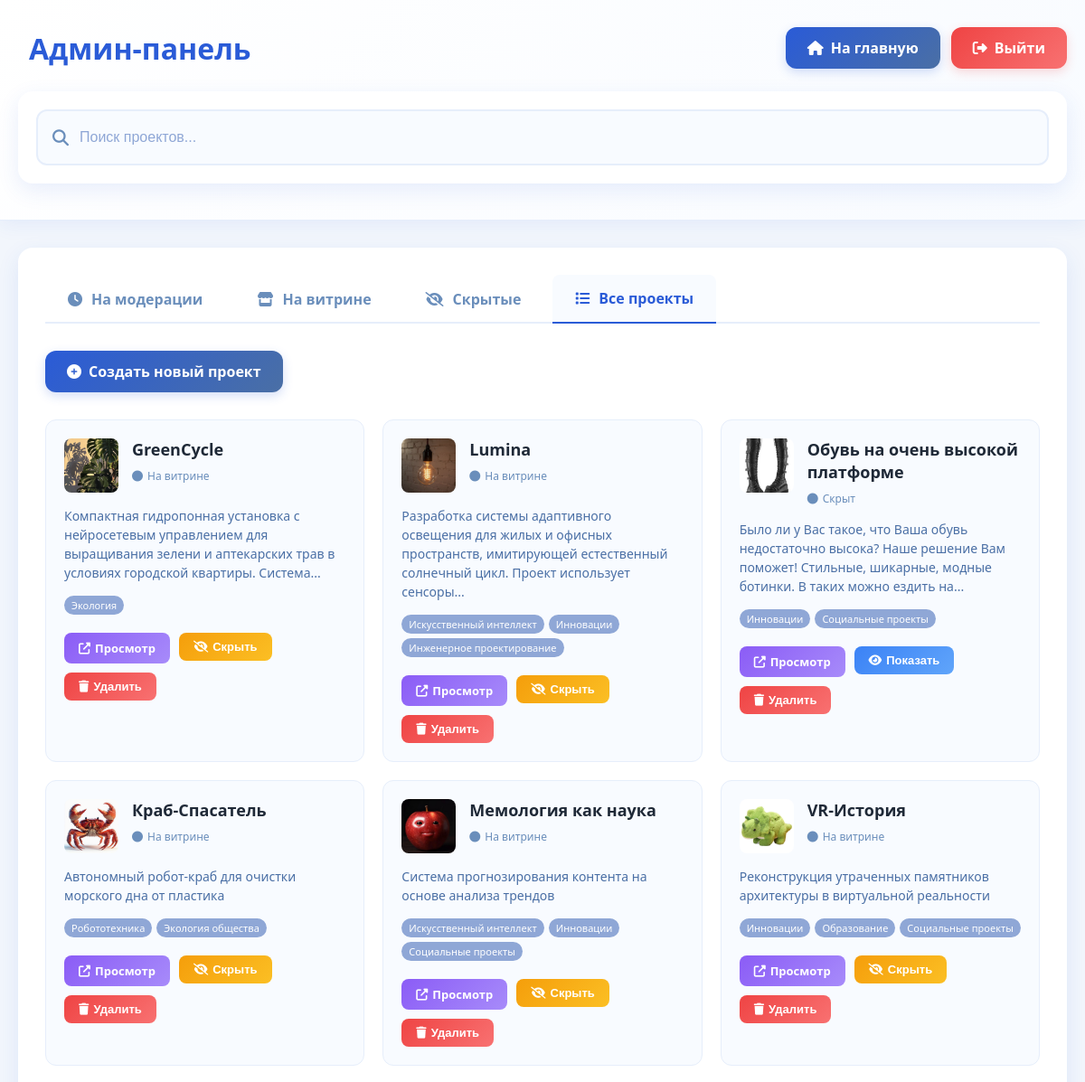
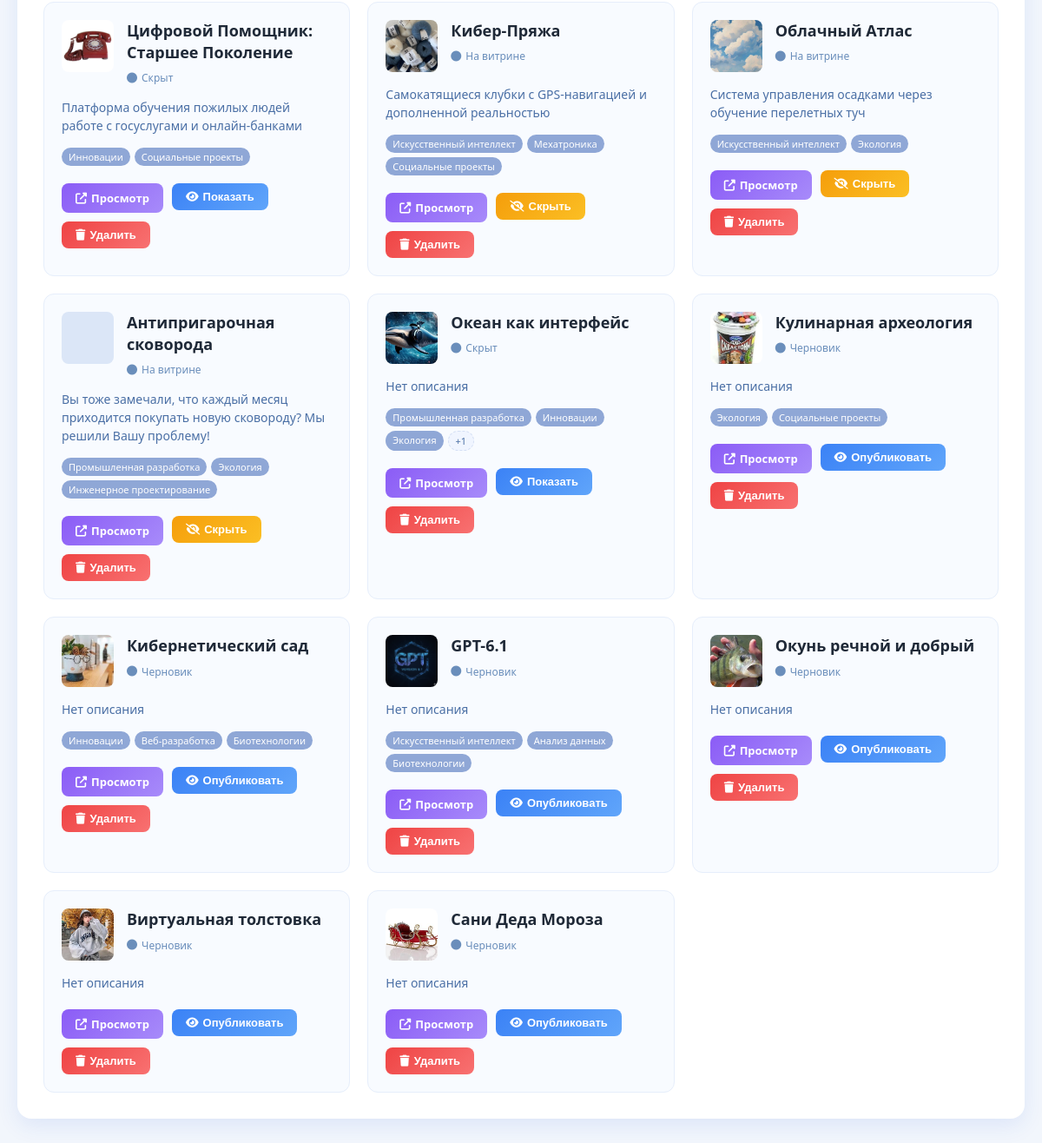
/admin?status=all (signed in), run on the app's committed database (2 pictures, top to bottom).
### tables this page shows
CREATE TABLE "projects" (
                id INTEGER PRIMARY KEY AUTOINCREMENT,
                title TEXT NOT NULL,
                short_description TEXT, 
                description TEXT,
                logo_storage_name TEXT,
                status TEXT DEFAULT 'pending',
                created_at DATETIME DEFAULT CURRENT_TIMESTAMP
            );

### app.py (the view, shortened to what this page needs)
@app.route("/admin")
def admin():
    if not is_admin_logged_in():
        return redirect(url_for('admin_login'))
    status_filter = request.args.get('status', 'moderation')
    conn = get_db_connection()
    cur = conn.cursor()
    if status_filter == 'all':
        query = """
            SELECT p.id, p.title, p.short_description, p.description, p.logo_storage_name,
                p.status, p.created_at, -- Добавьте эту строку
                GROUP_CONCAT(t.name, ',') as tags
            FROM projects p
            LEFT JOIN project_tags ptg ON p.id = ptg.project_id
            LEFT JOIN tags t ON ptg.tag_id = t.id
            GROUP BY p.id
            ORDER BY p.id DESC
        """
        params = []
    cur.execute(query, params)
    projects = cur.fetchall()
    conn.close()
    projects_list = []
    for p in projects:
        p_dict = dict(p)
        if p_dict.get('tags'):
            tags_str = p_dict['tags'] if p_dict['tags'] else ''
            p_dict['tags'] = [{'name': t.strip()} for t in tags_str.split(',') if t.strip()]
        else:
            p_dict['tags'] = []
        projects_list.append(p_dict)
    return render_template("admin.html", projects=projects_list, status_filter=status_filter)

### app.py (called while the page is built)
def get_db_connection():
    conn = sqlite3.connect(DB_PATH, timeout=30, check_same_thread=False)
    conn.row_factory = sqlite3.Row
    conn.create_function("LOWER", 1, lambda s: s.lower() if s else s)
    conn.execute('PRAGMA foreign_keys = ON;')
    return conn

def is_admin_logged_in():
    return session.get('admin_logged_in', False)

### templates/admin.html (shortened to what this page needs)
<!DOCTYPE html>
<html lang="ru">
<head>
    <link rel="stylesheet" href="{{ url_for('static', filename='css/style.css') }}">
    <link rel="stylesheet" href="{{ url_for('static', filename='css/admin-styles.css') }}">
    <link rel="stylesheet" href="https://cdnjs.cloudflare.com/ajax/libs/font-awesome/6.4.0/css/all.min.css">
</head>
<body>
<header class="header">
    <div class="container">
        <div class="header-top">
            <h1 class="title"> Админ-панель</h1>
            <div class="header-buttons">
                <a href="{{ url_for('index') }}" class="back-to-main-btn">
                    <i class="fas fa-home"></i>
                    На главную
                </a>
                <a href="{{ url_for('admin_logout') }}" class="logout-btn">
                    <i class="fas fa-sign-out-alt"></i>
                    Выйти
                </a>
            </div>
        </div>
        <div class="search-section">
            <form method="GET" action="{{ url_for('admin') }}" class="search-form" id="searchForm">
                <div class="search-box">
                    <i class="fas fa-search"></i>
                    <input type="text" name="search" placeholder="Поиск проектов..."
                           value="{{ request.args.get('search', '') }}" id="searchInput"
                           autocomplete="off">
                </div>
            </form>
        </div>
    </div>
</header>
<main class="main">
    <div class="container">
        <div class="admin-container">
            <div class="admin-tabs">
                <a href="{{ url_for('admin', status='moderation') }}"
                   class="tab-btn {% if status_filter == 'moderation' %}active{% endif %}">
                    <i class="fas fa-clock"></i>
                    На модерации
                </a>
                <a href="{{ url_for('admin', status='posted') }}"
                   class="tab-btn {% if status_filter == 'posted' %}active{% endif %}">
                    <i class="fas fa-store"></i>
                    На витрине
                </a>
                <a href="{{ url_for('admin', status='hidden') }}"
                   class="tab-btn {% if status_filter == 'hidden' %}active{% endif %}">
                    <i class="fas fa-eye-slash"></i>
                    Скрытые
                </a>
                <a href="{{ url_for('admin', status='all') }}"
                   class="tab-btn {% if status_filter == 'all' %}active{% endif %}">
                    <i class="fas fa-list"></i>
                    Все проекты
                </a>
            </div>
            <div class="admin-actions">
                <a href="{{ url_for('admin_forms') }}" class="create-project-btn">
                    <i class="fas fa-plus-circle"></i>
                    Создать новый проект
                </a>
            </div>
            <div class="admin-projects">
                {% if projects %}
                <div class="projects-grid" id="projectsGrid">
                    {% for project in projects %}
                    <div class="admin-project-card searchable-card"
                         data-title="{{ project.title|lower }}"
                         data-description="{{ project.short_description|default('', true)|lower }}"
                         data-tags="{% if project.tags %}{% for tag in project.tags %}{{ tag.name|lower }} {% endfor %}{% endif %}"
                         data-status="{{ project.status }}">
                        <div class="project-card-header">
                            {% if project.logo_storage_name %}
                            <div class="project-logo-small"
                                 style="background-image: url('{{ url_for('uploaded_file', filename=project.logo_storage_name) }}');">
                            </div>
                            {% else %}
                            <div class="project-logo-small">
                                <i class="fas fa-project-diagram"></i>
                            </div>
                            {% endif %}
                            <div class="project-header-info">
                                <h3 class="searchable-title">{{ project.title }}</h3>
                                <div class="project-meta">
                                    <span class="project-status status-{{ project.status }}">
                                        <i class="fas fa-circle"></i>
                                        {% if project.status == 'moderation' %}На модерации
                                        {% elif project.status == 'posted' %}На витрине
                                        {% elif project.status == 'hidden' %}Скрыт
                                        {% elif project.status == 'pending' %}Черновик
                                        {% else %}{{ project.status }}{% endif %}
                                    </span>
                                </div>
                            </div>
                        </div>
                        <div class="project-card-body">
                            <p class="project-short-description searchable-description">
                                {{ project.short_description|truncate(150) if project.short_description else 'Нет
                                описания' }}
                            </p>
                            {% if project.tags %}
                            <div class="project-tags-small">
                                {% for tag in project.tags[:3] %}
                                <span class="tag-small searchable-tag">{{ tag.name }}</span>
                                {% endfor %}
                                {% if project.tags|length > 3 %}
                                <span class="tag-more">+{{ project.tags|length - 3 }}</span>
                                {% endif %}
                            </div>
                            {% endif %}
                        </div>
                        <div class="project-card-actions">
                            <a href="{{ url_for('project_view', project_id=project.id) }}"
                               class="action-btn view-btn" target="_blank">
                                <i class="fas fa-external-link-alt"></i> Просмотр
                            </a>
                            {% if project.status == 'moderation' %}
                            <form method="POST" action="{{ url_for('admin_approve', project_id=project.id) }}"
                                  style="display: inline;">
                                <button type="submit" class="action-btn approve-btn"
                                        onclick="return confirm('Одобрить проект и опубликовать на витрине?')">
                                    <i class="fas fa-check"></i> Одобрить
                                </button>
                            </form>
                            <form method="POST" action="{{ url_for('admin_delete', project_id=project.id) }}"
                                  style="display: inline;">
                                <button type="submit" class="action-btn delete-btn"
                                        onclick="return confirm('Удалить проект безвозвратно?')">
                                    <i class="fas fa-trash"></i> Удалить
                                </button>
                            </form>
                            {% elif project.status == 'posted' %}
                            <form method="POST" action="{{ url_for('admin_hide', project_id=project.id) }}"
                                  style="display: inline;">
                                <button type="submit" class="action-btn hide-btn"
                                        onclick="return confirm('Скрыть проект с витрины?')">
                                    <i class="fas fa-eye-slash"></i> Скрыть
                                </button>
                            </form>
                            <form method="POST" action="{{ url_for('admin_delete', project_id=project.id) }}"
                                  style="display: inline;">
                                <button type="submit" class="action-btn delete-btn"
                                        onclick="return confirm('Удалить проект безвозвратно?')">
                                    <i class="fas fa-trash"></i> Удалить
                                </button>
                            </form>
                            {% elif project.status == 'hidden' %}
                            <form method="POST" action="{{ url_for('admin_post', project_id=project.id) }}"
                                  style="display: inline;">
                                <button type="submit" class="action-btn show-btn"
                                        onclick="return confirm('Опубликовать проект на витрине?')">
                                    <i class="fas fa-eye"></i> Показать
                                </button>
                            </form>
                            <form method="POST" action="{{ url_for('admin_delete', project_id=project.id) }}"
                                  style="display: inline;">
                                <button type="submit" class="action-btn delete-btn"
                                        onclick="return confirm('Удалить проект безвозвратно?')">
                                    <i class="fas fa-trash"></i> Удалить
                                </button>
                            </form>
                            {% elif project.status == 'pending' %}
                            <form method="POST" action="{{ url_for('admin_post', project_id=project.id) }}"
                                  style="display: inline;">
                                <button type="submit" class="action-btn show-btn"
                                        onclick="return confirm('Опубликовать проект на витрине?')">
                                    <i class="fas fa-eye"></i> Опубликовать
                                </button>
                            </form>
                            <form method="POST" action="{{ url_for('admin_delete', project_id=project.id) }}"
                                  style="display: inline;">
                                <button type="submit" class="action-btn delete-btn"
                                        onclick="return confirm('Удалить проект безвозвратно?')">
                                    <i class="fas fa-trash"></i> Удалить
                                </button>
                            </form>
                            {% endif %}
                        </div>
                    </div>
                    {% endfor %}
                </div>
                {% endif %}
            </div>
        </div>
    </div>
</main>
</body>
</html>

### static/css/style.css (style rules this page uses)
* { box-sizing: border-box; }
body { margin: 0; font-family: 'Segoe UI', Tahoma, Geneva, Verdana, sans-serif; background: #f2f6fc; color: #1f2937; }
.container { max-width: 1400px; margin: 0 auto; padding: 0 20px; }
.header { background: linear-gradient(135deg, #ffffff 0%, #f8fbff 100%); padding: 30px 0 20px; border-bottom: 1px solid #e6eefb; box-shadow: 0 4px 20px rgba(42, 91, 215, 0.08); }
.header-top { display: flex; justify-content: space-between; align-items: center; margin-bottom: 25px; gap: 20px; }
.title { margin: 0; font-size: 32px; color: #2a5bd7; display: flex; align-items: center; gap: 12px; font-weight: 700; flex: 1; }
.header-buttons { display: flex; gap: 12px; }
.search-section { background: white; padding: 20px; border-radius: 16px; box-shadow: 0 8px 24px rgba(42, 91, 215, 0.1); margin-bottom: 20px; }
.search-form { position: relative; }
.search-box { display: flex; align-items: center; gap: 12px; background: #f8fbff; border: 2px solid #e6eefb; border-radius: 12px; padding: 8px 16px; margin-bottom: 16px; transition: all 0.3s ease; }
.search-box i { color: #6A8EBB; font-size: 18px; }
.search-box input { flex: 1; border: none; background: transparent; padding: 12px 0; font-size: 16px; color: #1f2937; outline: none; width: 100%; }
.search-box input::placeholder { color: #8FA7D6; }
.admin-actions { display: flex; gap: 15px; margin-bottom: 30px; flex-wrap: wrap; }

### data on the page
projects: logo_storage_name (picture), title "GreenCycle", status "На витрине", short_description "Компактная гидропонная установка с нейросетевым управлением для выращивания зелени и аптекарских трав в условиях городской квартиры. Система...", name "Экология"
projects: logo_storage_name (picture), title "Lumina", status "На витрине", short_description "Разработка системы адаптивного освещения для жилых и офисных пространств, имитирующей естественный солнечный цикл. Проект использует сенсоры...", name "Искусственный интеллект" "Инновации" "Инженерное проектирование"
projects: logo_storage_name (picture), title "Обувь на очень высокой платформе", status "Скрыт", short_description "Было ли у Вас такое, что Ваша обувь недостаточно высока? Наше решение Вам поможет! Стильные, шикарные, модные ботинки. В таких можно ездить на...", name "Инновации" "Социальные проекты"
projects: logo_storage_name (picture), title "Краб-Спасатель", status "На витрине", short_description "Автономный робот-краб для очистки морского дна от пластика", name "Робототехника" "Экология общества"
projects: logo_storage_name (picture), title "Мемология как наука", status "На витрине", short_description "Система прогнозирования контента на основе анализа трендов", name "Искусственный интеллект" "Инновации" "Социальные проекты"
projects: logo_storage_name (picture), title "VR-История", status "На витрине", short_description "Реконструкция утраченных памятников архитектуры в виртуальной реальности", name "Инновации" "Образование" "Социальные проекты"
projects: logo_storage_name (picture), title "Цифровой Помощник: Старшее Поколение", status "Скрыт", short_description "Платформа обучения пожилых людей работе с госуслугами и онлайн-банками", name "Инновации" "Социальные проекты"
projects: logo_storage_name (picture), title "Кибер-Пряжа", status "На витрине", short_description "Самокатящиеся клубки с GPS-навигацией и дополненной реальностью", name "Искусственный интеллект" "Мехатроника" "Социальные проекты"
projects: logo_storage_name (picture), title "Облачный Атлас", status "На витрине", short_description "Система управления осадками через обучение перелетных туч", name "Искусственный интеллект" "Экология"
projects: title "Антипригарочная сковорода", status "На витрине", short_description "Вы тоже замечали, что каждый месяц приходится покупать новую сковороду? Мы решили Вашу проблему!", name "Промышленная разработка" "Экология" "Инженерное проектирование"
projects: logo_storage_name (picture), title "Океан как интерфейс", status "Скрыт", short_description "Нет описания", name "Промышленная разработка" "Инновации" "Экология", tags|length "1"
projects: logo_storage_name (picture), title "Кулинарная археология", status "Черновик", short_description "Нет описания", name "Экология" "Социальные проекты"
projects: logo_storage_name (picture), title "Кибернетический сад", status "Черновик", short_description "Нет описания", name "Инновации" "Веб-разработка" "Биотехнологии"
projects: logo_storage_name (picture), title "GPT-6.1", status "Черновик", short_description "Нет описания", name "Искусственный интеллект" "Анализ данных" "Биотехнологии"
projects: logo_storage_name (picture), title "Окунь речной и добрый", status "Черновик", short_description "Нет описания"
projects: logo_storage_name (picture), title "Виртуальная толстовка", status "Черновик", short_description "Нет описания"
projects: logo_storage_name (picture), title "Сани Деда Мороза", status "Черновик", short_description "Нет описания"
